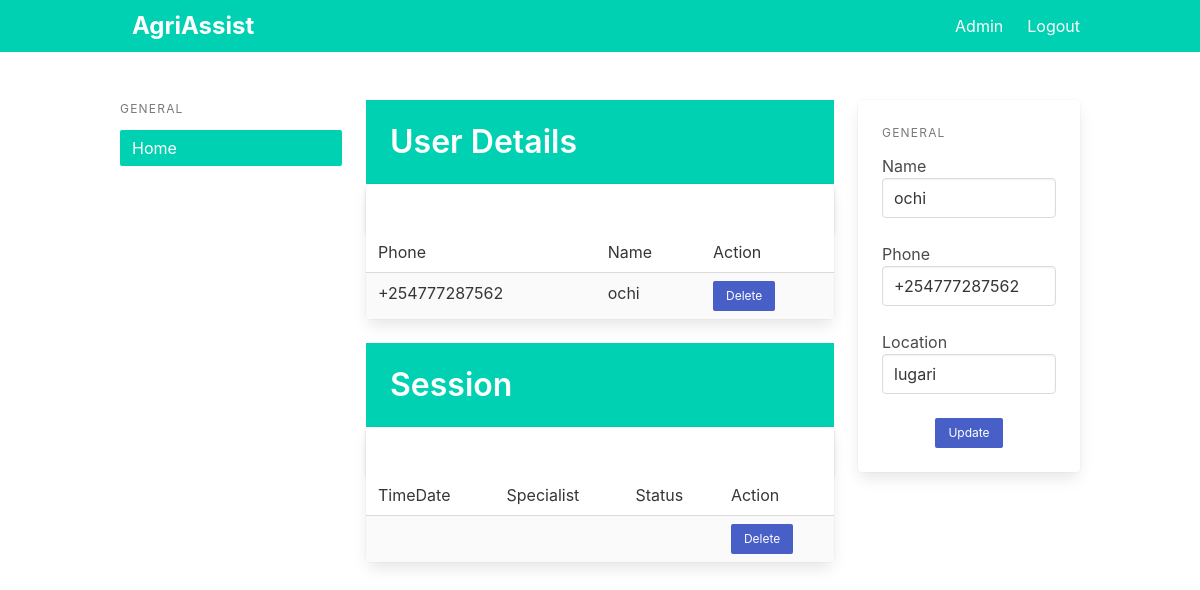
Before: /user/1 (signed in) with the older database file.
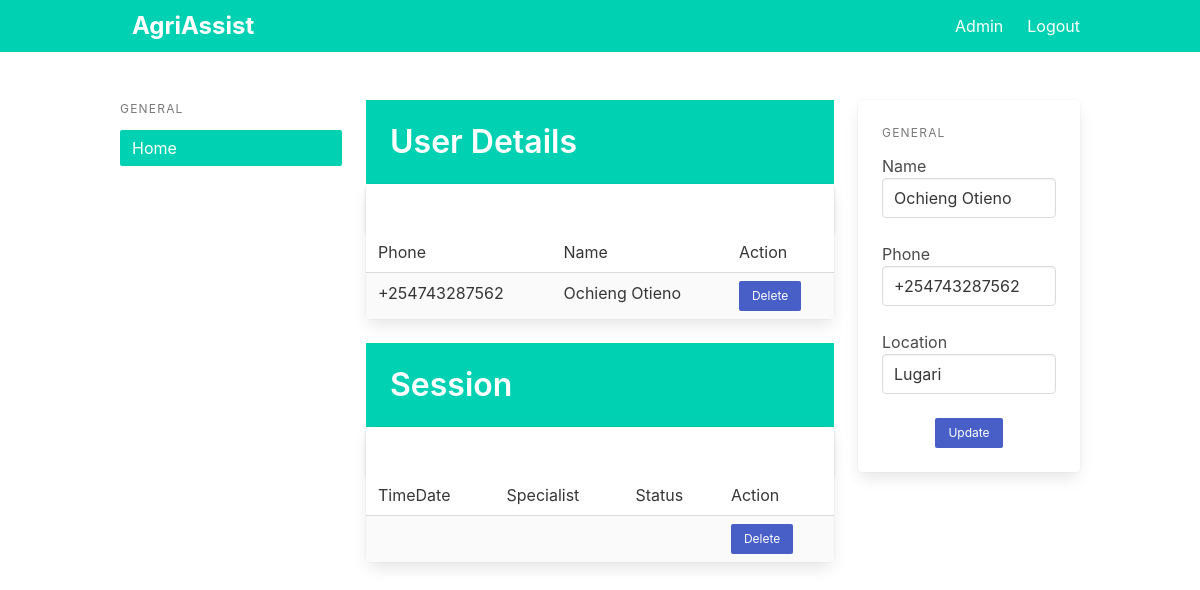
After: the same page with the newer database file.
### app/models.py (models this page shows)
class User(db.Model):
    id = db.Column(db.Integer, primary_key=True)
    phone = db.Column(db.String(15), unique=True)
    name = db.Column(db.String(100))
    location = db.Column(db.String(100))

### app/pages.py (the view)
@page.route('/user/<id>', methods=['POST', 'GET'])
@login_required
def view_user(id):
    user = User.query.filter_by(id=id).first_or_404()
    return render_template('user.html', user=user)

### app/__init__.py (called while the page is built)
def create_app():
    app = Flask(__name__)
    app.config.from_pyfile('settings.py')
    app.config["FLASK_DEBUG"] = True
    app.config['SECRET_KEY'] = 'secret-key-goes-here'
    app.config['SQLALCHEMY_DATABASE_URI'] = 'sqlite:///db.sqlite'
    db.init_app(app)
    login_manager = LoginManager()
    login_manager.login_view = 'auth.login'
    login_manager.init_app(app)
    from .models import Admin
    @login_manager.user_loader
    def load_user(user_id):
        return Admin.query.get(int(user_id))
    with app.app_context():
        db.create_all()
    from .auth import auth as auth_blueprint
    app.register_blueprint(auth_blueprint)
    from .pages import page as page_blueprint
    app.register_blueprint(page_blueprint)
    from .main import main as main_blueprint
    app.register_blueprint(main_blueprint)
    return app

### app/templates/user.html (shortened to what the changed rows need)
{% extends "base.html" %}
{% block content %}
<div class="columns">
    <div class="column is-6">
        <section class="hero is-primary welcome is-small">
            <div class="hero-body">
                <div class="">
                    <h1 class="title">
                        User Details
                    </h1>
                </div>
            </div>
        </section>
        <div class="is-3">
            <div class="card events-card">
                <div class="card-table">
                    <div class="content">
                        <table class="table is-fullwidth is-striped">
                            <tbody>
                                <tr>
                                    <td>{{user.phone}}</td>
                                    <td>{{user.name}}</td>
                                    <td><a class="button is-link is-small" href="/delete/{{user.id}}">Delete</a>
                                    </td>
                                </tr>
                            </tbody>
                        </table>
                    </div>
                </div>
            </div>
        </div>
        <br />
        <section class="hero is-primary welcome is-small">
            <div class="hero-body">
                <div class="container">
                    <h1 class="title">
                        Session
                    </h1>
                </div>
            </div>
        </section>
    </div>
    <div class="column is-3">
        <div class="card">
            <div class="card-content">
                <div class="content">
                    <aside class="menu is-hidden-mobile">
                        <div class="file is-centered is-boxed is-success has-name">
                            <label class="file-label">
                                <form action="{{ url_for('page.update_user', id=user.id) }}" method="POST">
                                    <div class="control">
                                        <label>Name</label>
                                        <input class="input" type="text" value="{{user.name}}" name="name">
                                    </div>
                                    <br />
                                    <div class="control">
                                        <label>Phone</label>
                                        <input class="input" type="text" value="{{user.phone}}" name="phone">
                                    </div>
                                    <br>
                                    <div class="control">
                                        <label>Location</label>
                                        <input class="input" type="text" value="{{user.location}}" name="location">
                                    </div>
                                    <br />
                                </form>
                            </label>
                        </div>
                    </aside>
                </div>
            </div>
        </div>
    </div>
</div>
{% endblock %}

Changed rows visible on the page:
changed User: phone "+254777287562" → "+254743287562"; name "ochi" → "Ochieng Otieno"; location "lugari" → "Lugari"
